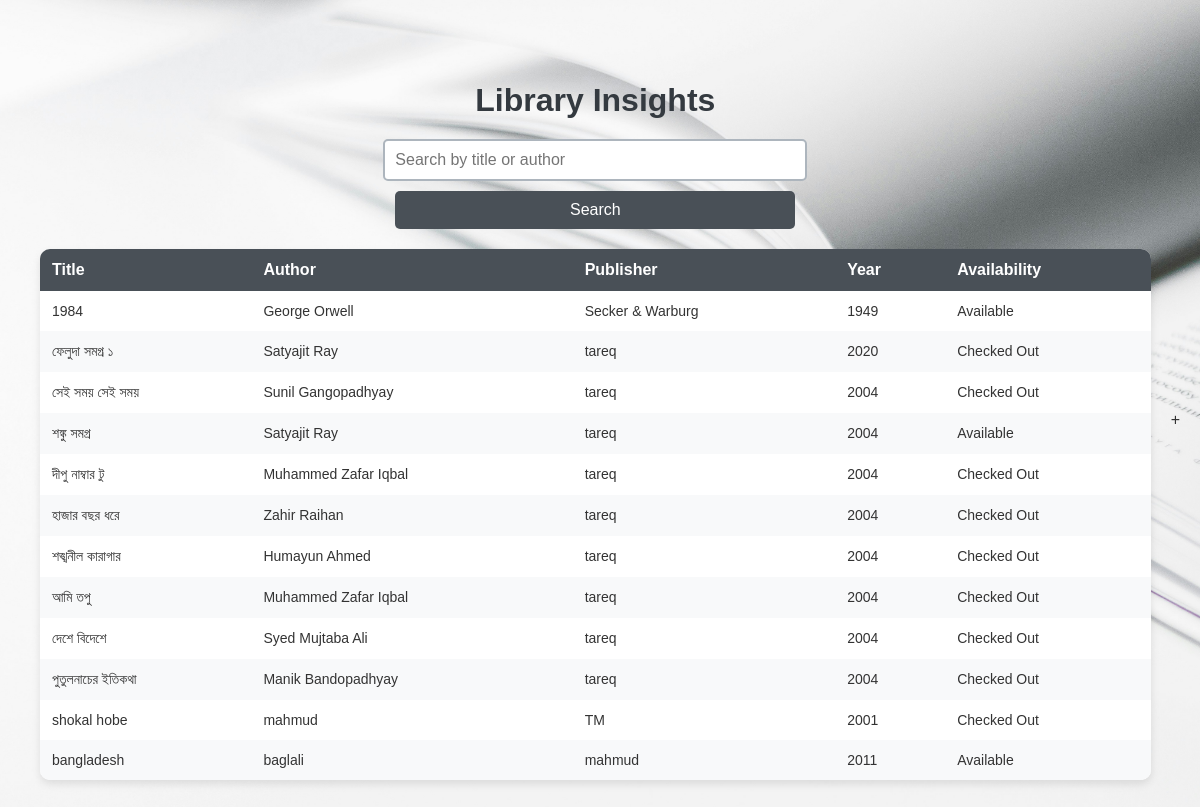
The page / on the database its author committed.
### tables this page shows
CREATE TABLE `books` (
  `book_id` int(11) NOT NULL,
  `title` varchar(255) NOT NULL,
  `author` varchar(255) DEFAULT NULL,
  `publisher` varchar(255) DEFAULT NULL,
  `year` int(11) DEFAULT NULL,
  `is_available` tinyint(1) DEFAULT 1
);

### index.php (the view, shortened to what this page needs)
<?php
$servername = "localhost";
$username = "root";
$password = "";
$dbname = "library_db";
$conn = new mysqli($servername, $username, $password, $dbname);
$search_term = '';
$sql = "SELECT * FROM books";
$result = $conn->query($sql);
?>
<!DOCTYPE html>
<html lang="en">
<head>
</head>
<body>
    <div class="container">
        <h1>Library Insights</h1>
        <form method="post">
            <input type="text" name="search_term" placeholder="Search by title or author" value="<?php echo $search_term; ?>">
            <button type="submit" name="search">Search</button>
        </form>
        <?php if ($result->num_rows > 0): ?>
            <table>
                <thead>
                    <tr>
                        <th>Title</th>
                        <th>Author</th>
                        <th>Publisher</th>
                        <th>Year</th>
                        <th>Availability</th>
                    </tr>
                </thead>
                <tbody>
                    <?php while($row = $result->fetch_assoc()): ?>
                        <tr>
                            <td data-label="Title"><?php echo $row['title']; ?></td>
                            <td data-label="Author"><?php echo $row['author']; ?></td>
                            <td data-label="Publisher"><?php echo $row['publisher']; ?></td>
                            <td data-label="Year"><?php echo $row['year']; ?></td>
                            <td data-label="Availability"><?php echo $row['is_available'] ? 'Available' : 'Checked Out'; ?></td>
                        </tr>
                    <?php endwhile; ?>
                </tbody>
            </table>
        <?php else: ?>
            <p>No books found.</p>
        <?php endif; ?>
    </div>
</body>
</html> +

### index.php (style rules this page uses)
body { font-family: 'Poppins', sans-serif; background: url('books4.jpg'); background-size: cover; background-position: center; background-attachment: fixed; color: #333; padding: 20px; margin: 0; display: flex; justify-content: center; align-items: center; min-height: 100vh; }
h1 { text-align: center; color:rgb(52, 58, 64); font-size: 2em; margin-bottom: 20px; }
.container { width: 100%; max-width: 1200px; padding: 20px; }
form { display: flex; justify-content: center; margin-bottom: 20px; flex-direction: column; align-items: center; }
input[type="text"] { padding: 10px; width: 100%; max-width: 400px; border: 2px solid #adb5bd; border-radius: 5px; font-size: 16px; outline: none; margin-bottom: 10px; }
button { padding: 10px 20px; background-color: #495057; color: #fff; border: none; border-radius: 5px; cursor: pointer; font-size: 16px; transition: background-color 0.3s ease; width: 100%; max-width: 400px; }
table { border-collapse: collapse; width: 100%; background-color: #fff; box-shadow: 0 4px 8px rgba(0, 0, 0, 0.1); border-radius: 10px; overflow: hidden; }
th, td { padding: 12px; text-align: left; border-bottom: 1px solidrgb(186, 190, 194); }
th { background-color: #495057; color: white; }
tr:nth-child(even) { background-color: #f8f9fa; }
td { font-size: 14px; }

### rows shown on the page
books: title "1984", author "George Orwell", publisher "Secker & Warburg", year "1949", is_available "Available"
books: title "ফেলুদা সমগ্র ১", author "Satyajit Ray", publisher "tareq", year "2020", is_available "Checked Out"
books: title "সেই সময় সেই সময়", author "Sunil Gangopadhyay", publisher "tareq", year "2004", is_available "Checked Out"
books: title "শঙ্কু সমগ্র", author "Satyajit Ray", publisher "tareq", year "2004", is_available "Available"
books: title "দীপু নাম্বার টু", author "Muhammed Zafar Iqbal", publisher "tareq", year "2004", is_available "Checked Out"
books: title "হাজার বছর ধরে", author "Zahir Raihan", publisher "tareq", year "2004", is_available "Checked Out"
books: title "শঙ্খনীল কারাগার", author "Humayun Ahmed", publisher "tareq", year "2004", is_available "Checked Out"
books: title "আমি তপু", author "Muhammed Zafar Iqbal", publisher "tareq", year "2004", is_available "Checked Out"
books: title "দেশে বিদেশে", author "Syed Mujtaba Ali", publisher "tareq", year "2004", is_available "Checked Out"
books: title "পুতুলনাচের ইতিকথা", author "Manik Bandopadhyay", publisher "tareq", year "2004", is_available "Checked Out"
books: title "shokal hobe", author "mahmud", publisher "TM", year "2001", is_available "Checked Out"
books: title "bangladesh", author "baglali", publisher "mahmud", year "2011", is_available "Available"
